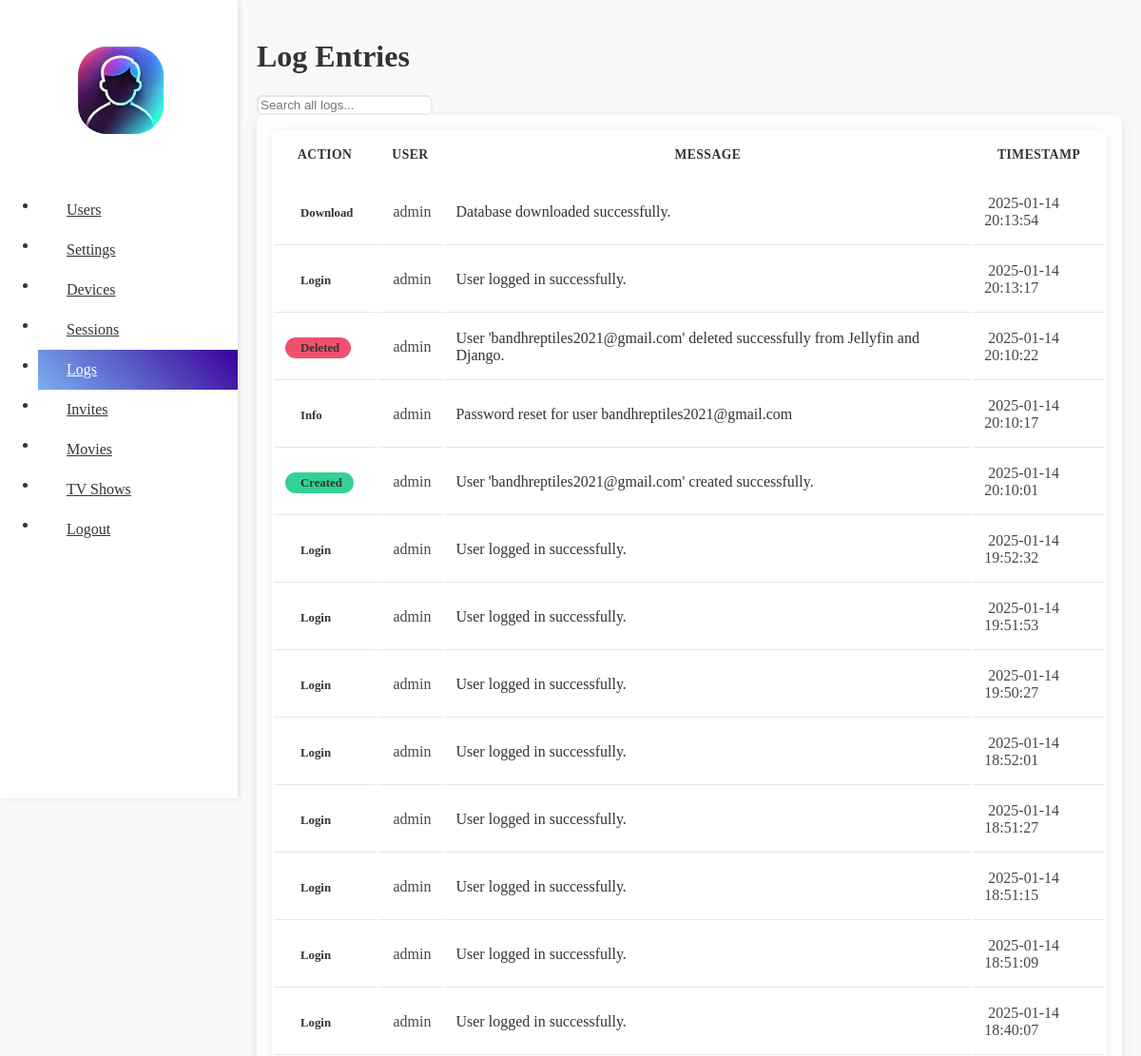
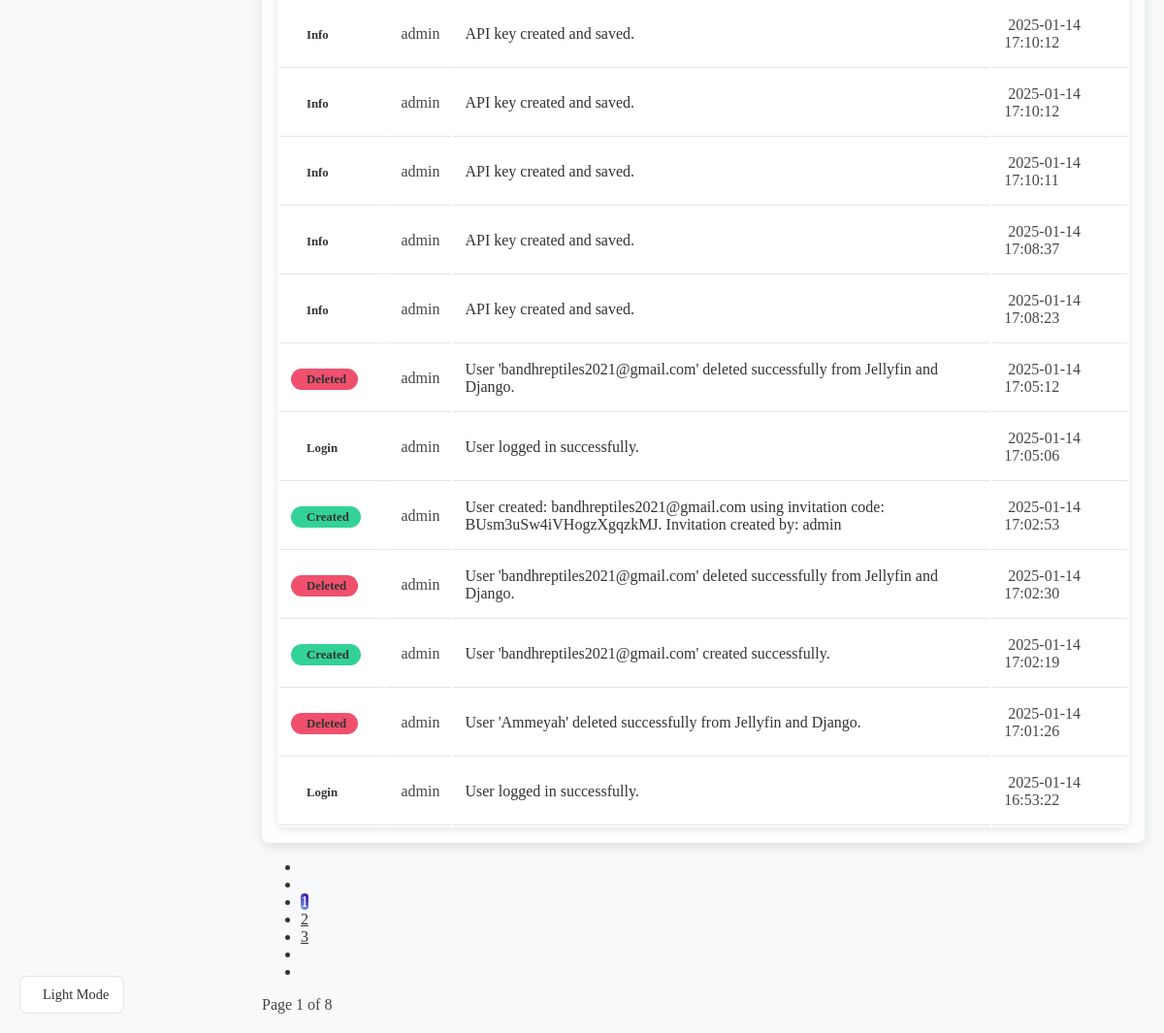
Page /logs/ (signed in) on the committed database (2 pictures, top to bottom).
### jellyfin_control/models.py (models this page shows, shortened)
class LogEntry(models.Model):
    ACTION_CHOICES = [
        ('LOGIN', 'Login'),
        ('CREATED', 'Created'),
        ('DELETED', 'Deleted'),
        ('INFO', 'Info'),
        ('WARNING', 'Warning'),
        ('ERROR', 'Error'),
        ('SETUP', 'Setup'),
        ('DOWNLOAD', 'Download'),
        ('UPLOAD', 'Upload'),
    ]
    action = models.CharField(max_length=20, choices=ACTION_CHOICES)
    user = models.ForeignKey(
        settings.AUTH_USER_MODEL,
        null=True,
        blank=True,
        on_delete=models.SET_NULL,
        related_name='log_entries'
    )
    message = models.TextField()
    created_at = models.DateTimeField(default=timezone.now)
    class Meta:
        ordering = ['-created_at']
        verbose_name = 'Log Entry'
        verbose_name_plural = 'Log Entries'

class CustomUser(AbstractBaseUser, PermissionsMixin):
    email = models.EmailField(unique=True)
    first_name = models.CharField(max_length=30, blank=True)
    last_name = models.CharField(max_length=30, blank=True)
    is_active = models.BooleanField(default=True)
    is_staff = models.BooleanField(default=False)
    jellyfin_user_id = models.CharField(max_length=255, unique=True, null=True, blank=True)  # New field
    objects = CustomUserManager()
    USERNAME_FIELD = 'email'
    REQUIRED_FIELDS = []
    def __str__(self):
        return self.email

### jellyfin_control/views.py (the view, shortened to what this page needs)
# urls.py: path('logs/', views.logs_view, name='logs'),
@login_required
@superuser_required
def logs_view(request):  # Changed from logs to logs_view
    logs = LogEntry.objects.all().order_by('-created_at')
    paginator = Paginator(logs, 25)
    page_number = request.GET.get('page', 1)
    page_obj = paginator.get_page(page_number)
    return render(request, 'logs.html', {'page_obj': page_obj})

### jellyfin_control/context_processors.py (called while the page is built)
def is_superuser(request):
    return {
        'is_superuser': request.user.is_authenticated and request.user.is_superuser
    }

def user_info(request):
    if request.user.is_authenticated:
        return {'username': request.user.email}
    return {'username': None}

def check_default_invite(request):
    default_invite_code = None
    default_invite_exists = False
    try:
        config = Config.objects.first()  # Assuming there's only one Config object
        if config and config.invite_code:
            default_invite_code = config.invite_code
            default_invite_exists = Invitation.objects.filter(invite_code=default_invite_code).exists()
    except ObjectDoesNotExist:
        pass
    return {
        'default_invite_code': default_invite_code,
        'default_invite_exists': default_invite_exists,
    }

### jellyfin_control/templates/logs.html (shortened to what this page needs)
{% extends 'base.html' %}
{% block content %}
<div class="uk-container">
    <div class="settings-card uk-margin-medium-bottom">
        <h1 class="uk-heading-medium uk-margin-remove">Log Entries</h1>
        <div class="uk-margin-medium-top">
            <div class="uk-inline uk-width-1-2@m">
                <input class="uk-input"
                       id="log-search"
                       type="text"
                       placeholder="Search all logs..."
                       aria-label="Search logs">
            </div>
        </div>
    </div>
    <div class="settings-card">
        <div class="uk-overflow-auto">
            <table class="uk-table uk-table-divider uk-table-hover uk-table-middle uk-table-small" id="log-table">
                <thead>
                    <tr>
                        <th>Action</th>
                        <th>User</th>
                        <th>Message</th>
                        <th>Timestamp</th>
                    </tr>
                </thead>
                <tbody>
                    {% for log in page_obj %}
                    <tr>
                        <td>
                            {% if log.action == "LOGIN" %}
                            <span class="uk-label uk-label-primary">
                                Login
                            </span>
                            {% elif log.action == "CREATED" %}
                            <span class="uk-label uk-label-success">
                                Created
                            </span>
                            {% elif log.action == "SETUP" %}
                            <span class="uk-label uk-label-warning">
                                <span uk-icon="settings" class="uk-margin-small-right"></span>Setup
                            </span>
                            {% elif log.action == "DELETED" %}
                            <span class="uk-label uk-label-danger">
                                Deleted
                            </span>
                            {% elif log.action == "ERROR" %}
                            <span class="uk-label uk-label-danger">
                                <span uk-icon="warning" class="uk-margin-small-right"></span>Error
                            </span>
                            {% elif log.action == "INFO" %}
                            <span class="uk-label uk-label-primary">
                                Info
                            </span>
                            {% elif log.action == "WARNING" %}
                            <span class="uk-label uk-label-warning">
                                <span uk-icon="warning" class="uk-margin-small-right"></span>Warning
                            </span>
                            {% else %}
                            <span class="uk-label">
                                {{ log.get_action_display }}
                            </span>
                            {% endif %}
                        </td>
                        <td>
                            <span class="uk-text-small">
                                {{ log.user }}
                            </span>
                        </td>
                        <td>{{ log.message }}</td>
                        <td>
                            <span class="uk-text-small">
                                {{ log.created_at|date:"Y-m-d H:i:s" }}
                            </span>
                        </td>
                    </tr>
                    {% empty %}
                    <tr>
                        <td colspan="4" class="uk-text-center">No log entries found.</td>
                    </tr>
                    {% endfor %}
                </tbody>
            </table>
        </div>
        {% if page_obj.paginator.num_pages > 1 %}
        <div class="uk-margin-medium-top uk-flex uk-flex-center">
            <ul class="uk-pagination">
                {% if page_obj.has_previous %}
                <li><a href="?page=1"><span uk-pagination-previous></span><span uk-pagination-previous></span></a></li>
                <li><a href="?page={{ page_obj.previous_page_number }}"><span uk-pagination-previous></span></a></li>
                {% else %}
                <li class="uk-disabled"><span></span></li>
                <li class="uk-disabled"><span></span></li>
                {% endif %}
                {% for num in page_obj.paginator.page_range %}
                {% if page_obj.number == num %}
                <li class="uk-active"><span>{{ num }}</span></li>
                {% elif num > page_obj.number|add:'-3' and num < page_obj.number|add:'3' %}
                <li><a href="?page={{ num }}">{{ num }}</a></li>
                {% endif %}
                {% endfor %}
                {% if page_obj.has_next %}
                <li><a href="?page={{ page_obj.next_page_number }}"></a></li>
                <li><a href="?page={{ page_obj.paginator.num_pages }}"></a></li>
                {% else %}
                <li class="uk-disabled"><span><span uk-pagination-next></span></span></li>
                <li class="uk-disabled"><span><span uk-pagination-next></span><span uk-pagination-next></span></span></li>
                {% endif %}
            </ul>
        </div>
        <div class="uk-text-center uk-text-small uk-text-muted">
            Page {{ page_obj.number }} of {{ page_obj.paginator.num_pages }}
        </div>
        {% endif %}
    </div>
</div>
{% endblock %}

### jellyfin_control/templates/base.html (shortened to what this page needs)
{% load static %}
<!DOCTYPE html>
<html lang="en" data-theme="light">
<head>
    <link rel="stylesheet" href="https://cdn.jsdelivr.net/npm/uikit@3.17.11/dist/css/uikit.min.css" />
    <link rel="stylesheet" href="https://cdn.jsdelivr.net/npm/uikit@3.17.11/dist/css/uikit-icons.min.css" />
    <link href="https://cdn.jsdelivr.net/npm/sweetalert2@11/dist/sweetalert2.min.css" rel="stylesheet">
    <link href="https://cdn.jsdelivr.net/npm/@sweetalert2/theme-dark@4/dark.css" rel="stylesheet">
</head>
<body>
    <div class="sidebar">
        <a href="{% url 'home' %}">
                <img src="{% static 'images/custom_logo.png' %}"
                 alt="Logo"
                 class="logo">
            </a>
        <ul class="uk-nav uk-nav-default">
            {% if user.is_authenticated %}
            {% if user.is_superuser %}
            <li class="{% if request.path == '/users/' %}uk-active{% endif %}">
                    <a href="{% url 'view_users' %}">
                        <span>Users</span>
                    </a>
            </li>
            <li class="{% if request.path == '/settings/' %}uk-active{% endif %}">
                    <a href="{% url 'settings' %}">
                        <span>Settings</span>
                    </a>
            </li>
            <li class="{% if request.path == '/devices/' %}uk-active{% endif %}">
                    <a href="{% url 'view_devices' %}">
                        <span>Devices</span>
                    </a>
            </li>
            <li class="{% if request.path == '/sessions/' %}uk-active{% endif %}">
                    <a href="{% url 'sessions_page' %}">
                        <span>Sessions</span>
                    </a>
            </li>
            <li class="{% if request.path == '/logs/' %}uk-active{% endif %}">
                    <a href="{% url 'logs' %}">
                        <span>Logs</span>
                    </a>
            </li>
            {% endif %}
            <li class="{% if request.path == '/invitations/' %}uk-active{% endif %}">
                    <a href="{% url 'invitation_list' %}">
                        <span>Invites</span>
                    </a>
            </li>
            <li class="{% if request.path == '/movies/' %}uk-active{% endif %}">
                    <a href="{% url 'movie_list' %}">
                        <span>Movies</span>
                    </a>
            </li>
            <li class="{% if request.path == '/tv-shows/' %}uk-active{% endif %}">
                    <a href="{% url 'series_list' %}">
                        <span>TV Shows</span>
                    </a>
            </li>
                <li>
                    <a href="{% url 'logout' %}">
                        <span>Logout</span>
                    </a>
            </li>
            {% endif %}
        </ul>
    </div>
    <div class="theme-toggle" onclick="toggleTheme()">
        <span class="theme-text">Light Mode</span>
        </div>
    <div class="main-content">
        {% block content %}{% endblock %}
    </div>
</body>
</html>

### jellyfin_control/templates/base.html (style rules this page uses)
:root { --background-color: #f8f9fa; --text-color: #333333; --sidebar-bg: #ffffff; --card-bg: rgba(255, 255, 255, 0.9); --hover-bg: rgba(0, 0, 0, 0.05); --overlay-bg: rgba(0, 0, 0, 0.7); --input-bg: #ffffff; --border-color: rgba(0, 0, 0, 0.1); }
body { background-color: var(--background-color); color: var(--text-color); min-height: 100vh; margin: 0; }
.sidebar { width: 250px; position: fixed; top: 0; left: 0; height: 100vh; background-color: var(--sidebar-bg); padding: 20px 0; box-shadow: 2px 0 5px rgba(0, 0, 0, 0.1); z-index: 1000; }
.sidebar .logo { width: 150px; height: auto; display: block; margin: 0 auto 30px; }
.sidebar .uk-nav > li > a { padding: 12px 20px; color: var(--text-color); display: flex; align-items: center; gap: 10px; transition: background-color 0.3s; }
.sidebar .uk-nav > li.uk-active > a { background: linear-gradient(45deg, #77b1ef, #3b009b); color: white; }
.main-content { margin-left: 250px; padding: 20px; min-height: 100vh; }
.theme-toggle { position: fixed; bottom: 20px; left: 20px; z-index: 1001; padding: 10px 15px; border-radius: 8px; background: var(--card-bg); cursor: pointer; transition: all 0.3s ease; display: flex; align-items: center; gap: 8px; border: 1px solid var(--border-color); }
.theme-toggle span { color: var(--text-color); }
.theme-toggle .theme-text { font-size: 0.9rem; font-weight: 500; }
.uk-input, .uk-select, .uk-textarea { background-color: var(--input-bg); color: var(--text-color); border-color: var(--border-color); }
.uk-table { background: var(--card-bg); color: var(--text-color); border-radius: 8px; box-shadow: 0 2px 8px rgba(0, 0, 0, 0.1); overflow: hidden; }
.uk-table thead { background: var(--sidebar-bg); border-bottom: 2px solid var(--border-color); }
.uk-table th { color: var(--text-color); font-weight: 600; font-size: 0.95rem; padding: 16px 12px; text-transform: uppercase; letter-spacing: 0.5px; }
.uk-table td { padding: 16px 12px; vertical-align: middle; border-bottom: 1px solid var(--border-color); }
.uk-table tbody tr { transition: background-color 0.2s ease; }
.uk-table .uk-label { font-weight: 600; padding: 4px 12px; border-radius: 20px; text-transform: none; font-size: 0.8rem; }
.uk-table .uk-label-success { background: #32d296; }
.uk-table .uk-label-danger { background: #f0506e; }
.uk-overflow-auto { border-radius: 8px; box-shadow: 0 4px 12px rgba(0, 0, 0, 0.1); background: var(--card-bg); padding: 16px; }
.uk-pagination > li > a { color: var(--text-color); }
.uk-pagination > .uk-active > * { background: linear-gradient(45deg, #77b1ef, #3b009b); color: white; }

### jellyfin_control/templates/logs.html (style rules this page uses)
.uk-label { font-weight: 500; padding: 3px 12px; border-radius: 12px; text-transform: none; }
.uk-table th { text-transform: uppercase; font-size: 0.85rem; letter-spacing: 0.5px; color: var(--text-color); }
.uk-text-small { color: var(--text-color); opacity: 0.9; }
.uk-pagination > li > a { border-radius: 4px; }
.uk-pagination > .uk-active > * { border-radius: 4px; }
.uk-input { border-radius: 6px; }

### rows in the picture
LogEntry: action "Download", user "admin", message "Database downloaded successfully.", created_at "2025-01-14 20:13:54"
LogEntry: action "Login", user "admin", message "User logged in successfully.", created_at "2025-01-14 20:13:17"
LogEntry: action "Deleted", user "admin", message "User 'bandhreptiles2021@gmail.com' deleted successfully from Jellyfin and Django.", created_at "2025-01-14 20:10:22"
LogEntry: action "Info", user "admin", message "Password reset for user bandhreptiles2021@gmail.com", created_at "2025-01-14 20:10:17"
LogEntry: action "Created", user "admin", message "User 'bandhreptiles2021@gmail.com' created successfully.", created_at "2025-01-14 20:10:01"
LogEntry: action "Login", user "admin", message "User logged in successfully.", created_at "2025-01-14 19:52:32"
LogEntry: action "Login", user "admin", message "User logged in successfully.", created_at "2025-01-14 19:51:53"
LogEntry: action "Login", user "admin", message "User logged in successfully.", created_at "2025-01-14 19:50:27"
LogEntry: action "Login", user "admin", message "User logged in successfully.", created_at "2025-01-14 18:52:01"
LogEntry: action "Login", user "admin", message "User logged in successfully.", created_at "2025-01-14 18:51:27"
LogEntry: action "Login", user "admin", message "User logged in successfully.", created_at "2025-01-14 18:51:15"
LogEntry: action "Login", user "admin", message "User logged in successfully.", created_at "2025-01-14 18:51:09"
LogEntry: action "Login", user "admin", message "User logged in successfully.", created_at "2025-01-14 18:40:07"
LogEntry: action "Info", user "admin", message "API key created and saved.", created_at "2025-01-14 17:10:12"
LogEntry: action "Info", user "admin", message "API key created and saved.", created_at "2025-01-14 17:10:12"
LogEntry: action "Info", user "admin", message "API key created and saved.", created_at "2025-01-14 17:10:11"
LogEntry: action "Info", user "admin", message "API key created and saved.", created_at "2025-01-14 17:08:37"
LogEntry: action "Info", user "admin", message "API key created and saved.", created_at "2025-01-14 17:08:23"
LogEntry: action "Deleted", user "admin", message "User 'bandhreptiles2021@gmail.com' deleted successfully from Jellyfin and Django.", created_at "2025-01-14 17:05:12"
LogEntry: action "Login", user "admin", message "User logged in successfully.", created_at "2025-01-14 17:05:06"
LogEntry: action "Created", user "admin", message "User created: bandhreptiles2021@gmail.com using invitation code: BUsm3uSw4iVHogzXgqzkMJ. Invitation created by: admin", created_at "2025-01-14 17:02:53"
LogEntry: action "Deleted", user "admin", message "User 'bandhreptiles2021@gmail.com' deleted successfully from Jellyfin and Django.", created_at "2025-01-14 17:02:30"
LogEntry: action "Created", user "admin", message "User 'bandhreptiles2021@gmail.com' created successfully.", created_at "2025-01-14 17:02:19"
LogEntry: action "Deleted", user "admin", message "User 'Ammeyah' deleted successfully from Jellyfin and Django.", created_at "2025-01-14 17:01:26"
LogEntry: action "Login", user "admin", message "User logged in successfully.", created_at "2025-01-14 16:53:22"

### other values in the picture
{{ num }} "1"
{{ num }} "2" "3"
{{ page_obj.number }} "1"
{{ page_obj.paginator.num_pages }} "8"
